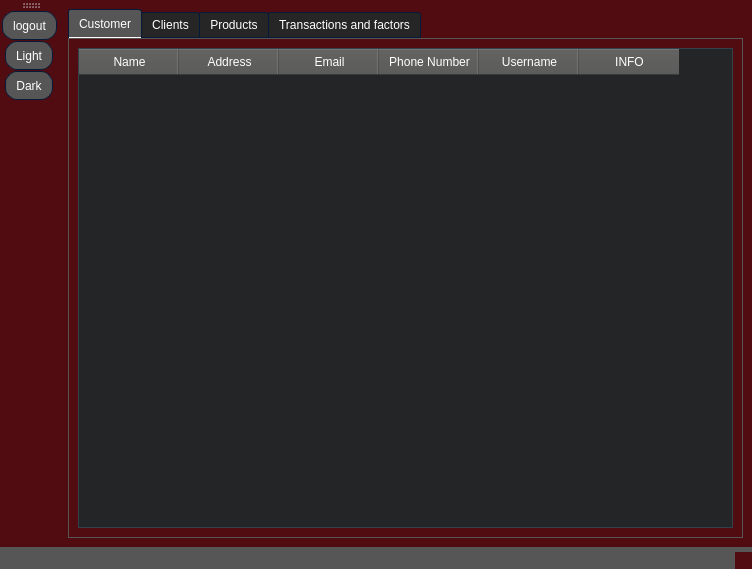
<?xml version="1.0" encoding="UTF-8"?>
<ui version="4.0">
 <class>admin_ui</class>
 <widget class="QMainWindow" name="admin_ui">
  <property name="geometry">
   <rect>
    <x>0</x>
    <y>0</y>
    <width>752</width>
    <height>569</height>
   </rect>
  </property>
  <property name="windowTitle">
   <string>MainWindow</string>
  </property>
  <property name="whatsThis">
   <string>&lt;html&gt;&lt;head/&gt;&lt;body&gt;&lt;p&gt;&lt;span style=&quot; font-style:italic;&quot;&gt;This UI helps the admin change all data stored in JSON files like All Clients, All Customers with their products, see all transactions, and so on... &lt;/span&gt;&lt;/p&gt;&lt;/body&gt;&lt;/html&gt;</string>
  </property>
  <property name="styleSheet">
   <string notr="true">
QWidget
{
	background-color: #500c10;
	color: #ffffff;
	border-color: #051a39;

}


QLabel
{
	background-color: transparent;
	color: #ffffff;

}


QToolTip
{
	border : 1px solid #500c10;
	background-color: #26264f;
	color: #ffffff;
	border-color: #051a39;
}
QPushButton
{
	background-color: #565656;
	color: #ffffff;
	border-style: solid;
	border-width: 1px;
	border-radius: 10px;
	border-color: #051a39;
	padding: 5px;
}

QToolButton
{
	background-color: #565656;
	color: #ffffff;
	border-style: solid;
	border-width: 1px;
	border-radius: 12px;
	border-color: #051a39;
	padding: 5px;
}

QToolButton::hover
{
	background-color: #8399ff;
	color: #ffffff;
	border-style: solid;
	border-width: 1px;
	border-radius: 12px;
	border-color: #051a39;
	padding: 5px;
}


QToolButton::pressed
{
	background-color: #4969ff;
	color: #ffffff;
	border-style: solid;
	border-width: 1px;
	border-radius: 12px;
	border-color: #051a39;
	padding: 5px;

}
QPushButton::disabled
{
	background-color: #404040;
	color: #656565;
	border-color: #051a39;

}


QPushButton::hover
{
	background-color: #8399ff;
	color: #ffffff;
	border-style: solid;
	border-width: 1px;
	border-radius: 10px;
	border-color: #051a39;
	padding: 5px;
}


QPushButton::pressed
{
	background-color: #4969ff;
	color: #ffffff;
	border-style: solid;
	border-width: 1px;
	border-radius: 10px;
	border-color: #051a39;
	padding: 5px;

}

QComboBox
{
    background-color: #565656;
    border: 1px solid;
    border-radius: 3px;
    padding-left: 6px;
    color: #ffffff;
    height: 20px;

}


QComboBox::disabled
{
	background-color: #404040;
	color: #656565;
	border-color: #051a39;

}


QComboBox:hover
{
    background-color: #8399ff;
}


QComboBox:on
{
    background-color: #4969ff;

}


QComboBox QAbstractItemView
{
    background-color: #383838;
    color: #ffffff;
    border: 1px solid black;
    selection-background-color: #4969ff;
    selection-color: #ffffff;
    outline: 0;

}

QComboBox::drop-down
{
    subcontrol-origin: padding;
    subcontrol-position: top right;
    width: 15px;
    border-left-width: 0px;
    border-left-color: darkgray;
    border-left-style: solid; 
    border-top-right-radius: 3px; 
    border-bottom-right-radius: 3px;

}


QComboBox::down-arrow
{
    image: url(://arrow-down.png);
    width: 8px;
    height: 8px;
}


QSpinBox
{
	background-color: #525251;
	color: #ffffff;
	border: 1px solid #051a39;
	border-radius: 3px;
	padding : 2px;
}

QLineEdit
{
	background-color: #525251;
	color: #ffffff;
	border-width: 1px;
	border-radius: 7px;
	border-color: #051a39;
	padding: 2px;

}

QLineEdit::disabled
{
	background-color: #404040;
	color: #656565;
	border-width: 1px;
	border-radius: 7px;
	border-color: #051a39;
	padding: 2px;
}
QPlainTextEdit
{
	background-color: #525251;
	color: #ffffff;
	border-width: 1px;
	border-radius: 7px;
	border-color: #051a39;
	padding: 2px;

}

QPlainTextEdit::disabled
{
	background-color: #404040;
	color: #656565;
	border-width: 1px;
	border-radius: 7px;
	border-color: #051a39;
	padding: 2px;
}
QTextEdit
{
	background-color: #ffffff;
	color: #010201;
	border-color: #051a39;

}


QTextEdit::disabled
{
	background-color: #404040;
	color: #656565;
	border-color: #051a39;

}

QCheckBox::indicator
{
    color: #b1b1b1;
    background-color: #323232;
    border: 1px solid #b1b1b1;
    width: 12px;
    height: 12px;

}


QCheckBox::indicator:checked
{
    image:url(://checkbox.png);
    border: 1px solid #565656;

}


QCheckBox::disabled
{
	color: #656565;

}


QCheckBox::indicator:disabled
{
	background-color: #656565;
	color: #656565;
    border: 1px solid #656565;

}


QRadioButton::indicator::unchecked
{ 
	border: 2px inset gray; 
	border-radius: 5px; 
	background-color:  #fff;
	width: 9px; 
	height: 9px; 

}


QRadioButton::indicator::unchecked:hover
{ 
	border: 2px solid #565656; 
	border-radius: 5px; 
	background-color:  #fff;
	width: 9px; 
	height: 9px; 

}


QRadioButton::indicator::checked
{ 
	border: 2px inset darkgray; 
	border-radius: 5px; 
	background-color: #4969ff; 
	width: 9px; 
	height: 9px; 

}


QRadioButton::disabled
{
	color: #656565;

}


QRadioButton::indicator:disabled
{
	background-color: #656565;
	color: #656565;
    border: 2px solid #656565;

}


QTableView
{
    background-color: #242526;
    border: 1px solid #32414B;
    color: #f0f0f0;
    gridline-color: #8faaff;
    outline : 0;

}


QTableView::disabled
{
    background-color: #242526;
    border: 1px solid #32414B;
    color: #656565;
    gridline-color: #656565;
    outline : 0;

}


QTableView::item:hover 
{
    background-color: #26264f;
    color: #f0f0f0;

}


QTableView::item:selected 
{
    background-color: #1a1b1c;
    border: 2px solid #4969ff;
    color: #F0F0F0;

}


QTableView::item:selected:disabled
{
    background-color: #1a1b1c;
    border: 2px solid #525251;
    color: #656565;

}


QTableCornerButton::section
{
    background-color: #505050;
    color: #fff;

}


QHeaderView::section
{
    background-color: #525251;
    color: #fff;
    text-align: left;
	padding: 4px;
	
}


QHeaderView::section:disabled
{
    background-color: #525251;
    color: #656565;

}






QHeaderView::section::vertical::first,
QHeaderView::section::vertical::only-one
{
    border-top: 1px solid #353635;

}


QHeaderView::section::vertical
{
    border-top: 1px solid #353635;

}


QHeaderView::section::horizontal::first,
QHeaderView::section::horizontal::only-one
{
    border-left: 1px solid #353635;

}


QHeaderView::section::horizontal
{
    border-left: 1px solid #353635;

}


QTabBar::tab
{
	background-color: #262626;
	color: #ffffff;
	border-style: solid;
	border-width: 1px;
	border-top-left-radius: 3px;
	border-top-right-radius: 3px;
	border-color: #051a39;
	padding: 5px;

}


QTabBar::tab:disabled
{
	background-color: #656565;
	color: #656565;
}


QTabWidget::pane 
{
	background-color: #262626;
	color: #ffffff;
    border: 1px solid;
    border-color: #565656;

}


QTabBar::tab:selected
{
    background-color: #565656;
	color: #ffffff;
	border-style: solid;
	border-width: 1px;
	border-top-left-radius: 3px;
	border-top-right-radius: 3px;
	border-color: #051a39;
	padding: 5px;

}


QTabBar::tab:selected:disabled
{
	background-color: #404040;
	color: #656565;

}


QTabBar::tab:!selected 
{
    background-color: #262626;

}


QTabBar::tab:!selected:hover 
{
    background-color: #8399ff;

}


QTabBar::tab:top:!selected 
{
    margin-top: 3px;

}


QTabBar::tab:bottom:!selected 
{
    margin-bottom: 3px;

}


QTabBar::tab:top, QTabBar::tab:bottom 
{
    min-width: 8ex;
    margin-right: -1px;
    padding: 5px 10px 5px 10px;

}


QTabBar::tab:top:selected 
{
    border-bottom-color: none;

}


QTabBar::tab:bottom:selected 
{
    border-top-color: none;

}


QTabBar::tab:top:last, QTabBar::tab:bottom:last,
QTabBar::tab:top:only-one, QTabBar::tab:bottom:only-one 
{
    margin-right: 0;

}


QTabBar::tab:left:!selected 
{
    margin-right: 3px;

}


QTabBar::tab:right:!selected
{
    margin-left: 3px;

}


QTabBar::tab:left, QTabBar::tab:right 
{
    min-height: 8ex;
    margin-bottom: -1px;
    padding: 10px 5px 10px 5px;

}


QTabBar::tab:left:selected 
{
    border-left-color: none;

}


QTabBar::tab:right:selected 
{
    border-right-color: none;

}


QTabBar::tab:left:last, QTabBar::tab:right:last,
QTabBar::tab:left:only-one, QTabBar::tab:right:only-one 
{
    margin-bottom: 0;

}


QScrollBar:horizontal
{
    border: 1px solid #222222;
    background-color: #3d3d3d;
    height: 13px;
    margin: 0px 16px 0 16px;

}


QScrollBar::handle:horizontal
{
    background: #565656;
    min-height: 20px;

}


QScrollBar::add-line:horizontal
{
    border: 1px solid #1b1b19;
    background-color: #565656;
    width: 14px;
    subcontrol-position: right;
    subcontrol-origin: margin;

}


QScrollBar::sub-line:horizontal
{
    border: 1px solid #1b1b19;
    background-color: #565656;
    width: 14px;
    subcontrol-position: left;
    subcontrol-origin: margin;

}


QScrollBar::right-arrow:horizontal
{
    width: 6px;
    height: 6px;

}


QScrollBar::left-arrow:horizontal
{
    width: 6px;
    height: 6px;

}


QScrollBar::add-page:horizontal, QScrollBar::sub-page:horizontal
{
    background: none;

}


QScrollBar:vertical
{
    background-color: #3d3d3d;
    width: 13px;
    margin: 16px 0 16px 0;
    border: 1px solid #222222;

}


QScrollBar::handle:vertical
{
    background-color: #565656;
    min-height: 20px;

}


QScrollBar::add-line:vertical
{
    border: 1px solid #1b1b19;
    background-color: #565656;
    height: 14px;
    subcontrol-position: bottom;
    subcontrol-origin: margin;

}


QScrollBar::sub-line:vertical
{
    border: 1px solid #1b1b19;
    background-color: #565656;
    height: 14px;
    subcontrol-position: top;
    subcontrol-origin: margin;

}


QScrollBar::up-arrow:vertical
{
    width: 6px;
    height: 6px;

}


QScrollBar::down-arrow:vertical
{
    width: 6px;
    height: 6px;

}


QScrollBar::add-page:vertical, QScrollBar::sub-page:vertical
{
    background: none;

}

QStatusBar
{
	background-color: #565656;
	color: #ffffff;
	border-color: #051a39;

}
</string>
  </property>
  <widget class="QWidget" name="centralwidget">
   <property name="styleSheet">
    <string notr="true">QWidget
{
	background-color:  696969;
}</string>
   </property>
   <layout class="QGridLayout" name="gridLayout">
    <item row="0" column="0">
     <widget class="QTabWidget" name="tabWidget">
      <property name="currentIndex">
       <number>0</number>
      </property>
      <property name="movable">
       <bool>false</bool>
      </property>
      <widget class="QWidget" name="costumer_tab">
       <attribute name="title">
        <string>Customer</string>
       </attribute>
       <layout class="QGridLayout" name="gridLayout_2">
        <item row="0" column="0">
         <widget class="QTableWidget" name="costumer_table">
          <property name="styleSheet">
           <string notr="true">QWidget
{
	background-color : #242526;
}

QPushButton
{
	background-color: #565656;
	color: #ffffff;
	border-style: solid;
	border-width: 1px;
	border-radius: 10px;
	border-color: #051a39;
	padding: 5px;

}


QPushButton::disabled
{
	background-color: #404040;
	color: #656565;
	border-color: #051a39;

}


QPushButton::hover
{
	background-color: #8399ff;
	color: #ffffff;
	border-style: solid;
	border-width: 1px;
	border-radius: 10px;
	border-color: #051a39;
	padding: 5px;
}


QPushButton::pressed
{
	background-color: #4969ff;
	color: #ffffff;
	border-style: solid;
	border-width: 1px;
	border-radius: 10px;
	border-color: #051a39;
	padding: 5px;

}</string>
          </property>
          <column>
           <property name="text">
            <string>Name</string>
           </property>
          </column>
          <column>
           <property name="text">
            <string>Address</string>
           </property>
          </column>
          <column>
           <property name="text">
            <string>Email</string>
           </property>
          </column>
          <column>
           <property name="text">
            <string>Phone Number</string>
           </property>
          </column>
          <column>
           <property name="text">
            <string>Username</string>
           </property>
          </column>
          <column>
           <property name="text">
            <string>INFO</string>
           </property>
          </column>
         </widget>
        </item>
       </layout>
      </widget>
      <widget class="QWidget" name="clinet_tab">
       <attribute name="title">
        <string>Clients</string>
       </attribute>
       <layout class="QGridLayout" name="gridLayout_5">
        <item row="0" column="0">
         <widget class="QTableWidget" name="client_table">
          <property name="styleSheet">
           <string notr="true">QWidget
{
	background-color : #242526;
}

QPushButton
{
	background-color: #565656;
	color: #ffffff;
	border-style: solid;
	border-width: 1px;
	border-radius: 10px;
	border-color: #051a39;
	padding: 5px;

}


QPushButton::disabled
{
	background-color: #404040;
	color: #656565;
	border-color: #051a39;

}


QPushButton::hover
{
	background-color: #8399ff;
	color: #ffffff;
	border-style: solid;
	border-width: 1px;
	border-radius: 10px;
	border-color: #051a39;
	padding: 5px;
}


QPushButton::pressed
{
	background-color: #4969ff;
	color: #ffffff;
	border-style: solid;
	border-width: 1px;
	border-radius: 10px;
	border-color: #051a39;
	padding: 5px;

}</string>
          </property>
          <column>
           <property name="text">
            <string>Name</string>
           </property>
          </column>
          <column>
           <property name="text">
            <string>Address</string>
           </property>
          </column>
          <column>
           <property name="text">
            <string>Email</string>
           </property>
          </column>
          <column>
           <property name="text">
            <string>Phone Number</string>
           </property>
          </column>
          <column>
           <property name="text">
            <string>Username</string>
           </property>
          </column>
          <column>
           <property name="text">
            <string>INFO</string>
           </property>
          </column>
         </widget>
        </item>
       </layout>
      </widget>
      <widget class="QWidget" name="product_tab">
       <attribute name="title">
        <string>Products</string>
       </attribute>
       <layout class="QGridLayout" name="gridLayout_4">
        <item row="0" column="0">
         <widget class="QTableWidget" name="product_table">
          <property name="styleSheet">
           <string notr="true">QWidget
{
	background-color : #242526;
}

QPushButton
{
	background-color: #565656;
	color: #ffffff;
	border-style: solid;
	border-width: 1px;
	border-radius: 10px;
	border-color: #051a39;
	padding: 5px;

}


QPushButton::disabled
{
	background-color: #404040;
	color: #656565;
	border-color: #051a39;

}


QPushButton::hover
{
	background-color: #8399ff;
	color: #ffffff;
	border-style: solid;
	border-width: 1px;
	border-radius: 10px;
	border-color: #051a39;
	padding: 5px;
}


QPushButton::pressed
{
	background-color: #4969ff;
	color: #ffffff;
	border-style: solid;
	border-width: 1px;
	border-radius: 10px;
	border-color: #051a39;
	padding: 5px;

}</string>
          </property>
          <column>
           <property name="text">
            <string>Name</string>
           </property>
          </column>
          <column>
           <property name="text">
            <string>Brand</string>
           </property>
          </column>
          <column>
           <property name="text">
            <string>Type</string>
           </property>
          </column>
          <column>
           <property name="text">
            <string>Color</string>
           </property>
          </column>
          <column>
           <property name="text">
            <string>Price</string>
           </property>
          </column>
          <column>
           <property name="text">
            <string>Stock</string>
           </property>
          </column>
          <column>
           <property name="text">
            <string>Size</string>
           </property>
          </column>
          <column>
           <property name="text">
            <string>Weight</string>
           </property>
          </column>
          <column>
           <property name="text">
            <string>Additional info</string>
           </property>
          </column>
          <column>
           <property name="text">
            <string>INFO</string>
           </property>
          </column>
         </widget>
        </item>
       </layout>
      </widget>
      <widget class="QWidget" name="transactions_tab">
       <attribute name="title">
        <string>Transactions and factors</string>
       </attribute>
       <layout class="QGridLayout" name="gridLayout_3">
        <item row="0" column="0">
         <widget class="QTableWidget" name="transaction_table">
          <property name="styleSheet">
           <string notr="true">QWidget
{
	background-color : #242526;
}

QPushButton
{
	background-color: #565656;
	color: #ffffff;
	border-style: solid;
	border-width: 1px;
	border-radius: 10px;
	border-color: #051a39;
	padding: 5px;

}


QPushButton::disabled
{
	background-color: #404040;
	color: #656565;
	border-color: #051a39;

}


QPushButton::hover
{
	background-color: #8399ff;
	color: #ffffff;
	border-style: solid;
	border-width: 1px;
	border-radius: 10px;
	border-color: #051a39;
	padding: 5px;
}


QPushButton::pressed
{
	background-color: #4969ff;
	color: #ffffff;
	border-style: solid;
	border-width: 1px;
	border-radius: 10px;
	border-color: #051a39;
	padding: 5px;

}</string>
          </property>
          <column>
           <property name="text">
            <string>Date</string>
           </property>
          </column>
          <column>
           <property name="text">
            <string>Total price</string>
           </property>
          </column>
          <column>
           <property name="text">
            <string>INFO</string>
           </property>
          </column>
         </widget>
        </item>
       </layout>
      </widget>
     </widget>
    </item>
   </layout>
  </widget>
  <widget class="QStatusBar" name="statusbar"/>
  <widget class="QToolBar" name="toolBar">
   <property name="windowTitle">
    <string>toolBar</string>
   </property>
   <attribute name="toolBarArea">
    <enum>LeftToolBarArea</enum>
   </attribute>
   <attribute name="toolBarBreak">
    <bool>false</bool>
   </attribute>
   <addaction name="action_logout"/>
   <addaction name="actionLight"/>
   <addaction name="actionDark"/>
  </widget>
  <action name="action_logout">
   <property name="icon">
    <iconset resource="Resources.qrc">
     <normaloff>:/included_images/logout-icon.png</normaloff>:/included_images/logout-icon.png</iconset>
   </property>
   <property name="text">
    <string> logout</string>
   </property>
   <property name="toolTip">
    <string>Log Out</string>
   </property>
  </action>
  <action name="actionLight">
   <property name="icon">
    <iconset resource="Resources.qrc">
     <normaloff>:/included_images/light.png</normaloff>:/included_images/light.png</iconset>
   </property>
   <property name="text">
    <string>Light</string>
   </property>
   <property name="toolTip">
    <string>Light Mode</string>
   </property>
  </action>
  <action name="actionDark">
   <property name="icon">
    <iconset resource="Resources.qrc">
     <normaloff>:/included_images/dark.png</normaloff>:/included_images/dark.png</iconset>
   </property>
   <property name="text">
    <string>Dark</string>
   </property>
   <property name="toolTip">
    <string>Dark Mode</string>
   </property>
  </action>
 </widget>
 <resources>
  <include location="Resources.qrc"/>
 </resources>
 <connections/>
</ui>
